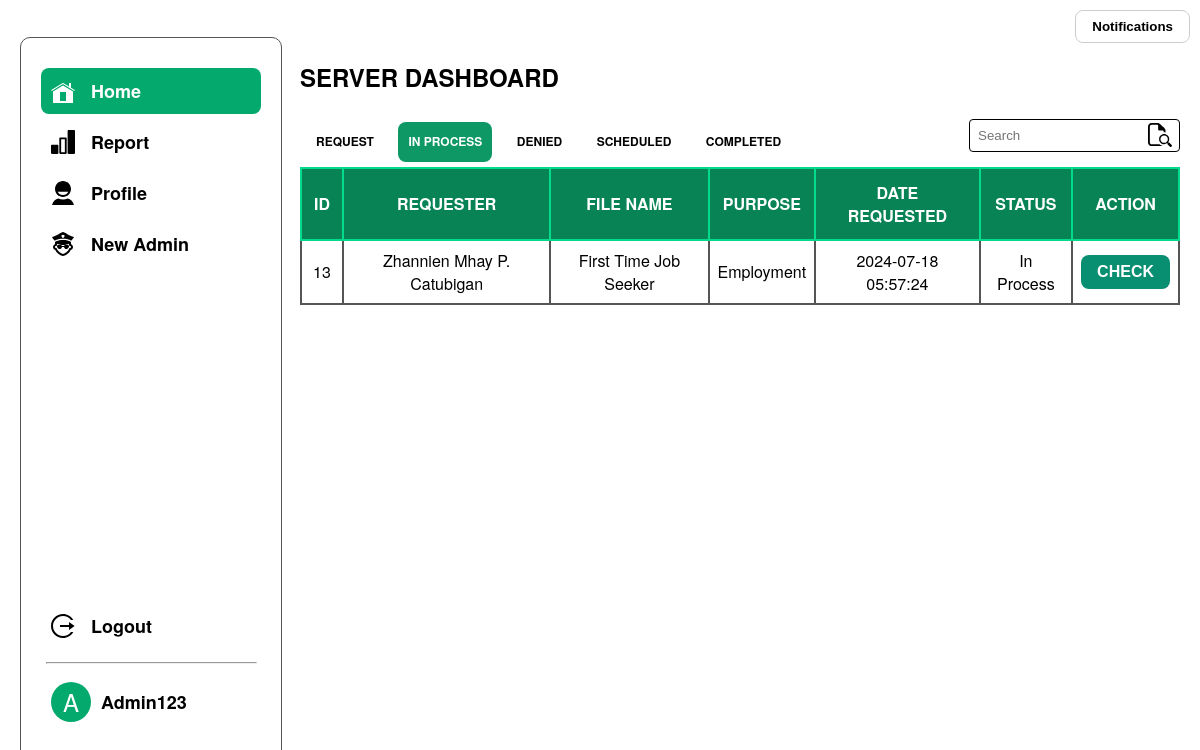
The app's page /Server/server-dashboard-onprocess.php (signed in) with its own data.
### tables this page shows
CREATE TABLE `user_activty` (
  `id` int(15) NOT NULL,
  `email` varchar(225) NOT NULL,
  `name` varchar(225) NOT NULL,
  `suffix` varchar(225) DEFAULT NULL,
  `file_code` varchar(225) NOT NULL,
  `file_id` int(11) NOT NULL,
  `status` varchar(225) NOT NULL,
  `timestamp` timestamp NULL DEFAULT NULL,
  `date_issued` timestamp NULL DEFAULT NULL,
  `date_denied` timestamp NULL DEFAULT NULL,
  `deny_reason` varchar(225) DEFAULT NULL,
  `reason` longtext NOT NULL,
  `address` longtext NOT NULL,
  `birthdate` date DEFAULT NULL,
  `age` int(20) NOT NULL,
  `reference_number` varchar(50) DEFAULT NULL,
  `b_name` varchar(225) DEFAULT NULL,
  `notified` tinyint(1) DEFAULT 0
);

### Server/phpexecution/fetchuser_activity-onprocess.php (the view, shortened to what this page needs)
<?php
include 'db_connection.php';
$query = "SELECT * FROM `user_activty` WHERE status ='In Process' ORDER BY timestamp DESC;";
$result = $conn->query($query);
if ($result->num_rows > 0) {
    while ($row = $result->fetch_assoc()) {
        echo "<tr>";
        echo "<td>" . htmlspecialchars($row["id"]) . "</td>";
        echo "<td>" . htmlspecialchars($row["name"]) . "</td>";
        echo "<td>" . htmlspecialchars($row["file_code"]) . "</td>";
        echo "<td>" . htmlspecialchars($row["reason"]) . "</td>";
        echo "<td>" . htmlspecialchars($row["timestamp"]) . "</td>";
        echo "<td>" . htmlspecialchars($row["status"]) . "</td>";
        if ($row["status"] == "In Process") {
            $formAction = $row["file_code"] == "First Time Job Seeker"
                ? 'https://barangay-433-zone-44.000webhostapp.com/Server/editfile1.php'
                : 'https://barangay-433-zone-44.000webhostapp.com/Server/editfile.php';
            echo "<td>
                    <form action='$formAction' method='post'>
                        <input type='hidden' name='id' value='" . htmlspecialchars($row["id"]) . "'>
                        <input type='hidden' name='timestamp' value='" . htmlspecialchars($row["timestamp"]) . "'>
                        <input type='hidden' name='name' value='" . htmlspecialchars($row["name"]) . "'>
                        <input type='hidden' name='file_code' value='" . htmlspecialchars($row["file_code"]) . "'>
                        <input type='hidden' name='reason' value='" . htmlspecialchars($row["reason"]) . "'>
                        <input type='hidden' name='age' value='" . htmlspecialchars($row["age"]) . "'>
                        <input type='hidden' name='address' value='" . htmlspecialchars($row["address"]) . "'>
                        <input type='hidden' name='birthdate' value='" . htmlspecialchars($row["birthdate"]) . "'>
                        <input type='hidden' name='status' value='" . htmlspecialchars($row["status"]) . "'>
                        <input type='hidden' name='suffix' value='" . htmlspecialchars($row["suffix"]) . "'>
                        <input type='hidden' name='file_id' value='" . htmlspecialchars($row["file_id"]) . "'>
                        <input type='hidden' name='email' value='" . htmlspecialchars($row["email"]) . "'>
                        <button type='submit' name='check'>CHECK</button>
                    </form>
                  </td>";
        } else {
            echo "<td></td>";
        }
        echo "</tr>";
    }
} else {
    echo "<tr><td colspan='7'>No in process requests found</td></tr>";
}
?>

### Server/server-css/server-dashboards1.css (style rules this page uses)
html, body { margin: 0; padding: 0; width: 100%; height: 100%; font-family: "Farfetch Basis","Helvetica Neue",Arial,sans-serif; }
body { height: 100vh; }
td { border: 2px solid #555; padding: 8px; text-align: center; }
table button { font-size: 16px; font-weight: bold; color: white; border-radius: 8px; background-color: #088e71; padding: 8px 16px; border: none; cursor:pointer; }

### records on screen
user_activty: id "13", name "Zhannien Mhay P. Catubigan", file_code "First Time Job Seeker", reason "Employment", timestamp "2024-07-18 05:57:24", status "In Process"

### other values on screen
$user['username'] "Admin123"
